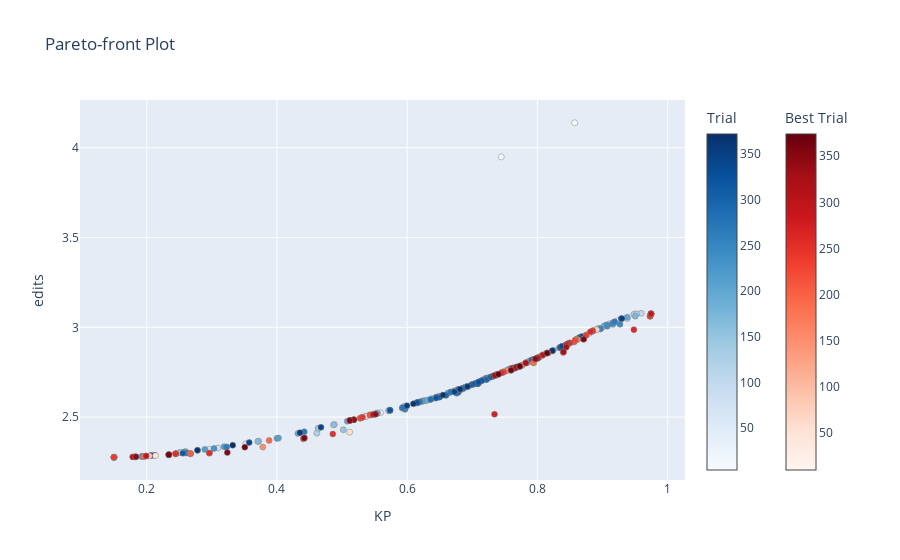

Write notebook code for a chart like this one.
### Code cell
optuna.visualization.plot_pareto_front(study, target_names=["KP", "edits"])

### Figure 1 — Plotly figure (JSON) as saved in the notebook; plotly's stock layout.template omitted (floating-point values rounded to 4 significant figures; data arrays with more than 128 entries replaced by an {"elided": "..."} marker saying what was removed)
{"data": [{"hovertemplate": "%{text}<extra>Trial</extra>", "marker": {"color": {"elided": "228 int values"}, "colorbar": {"title": {"text": "Trial"}}, "colorscale": [[0, "rgb(247,251,255)"], [0.125, "rgb(222,235,247)"], [0.25, "rgb(198,219,239)"], [0.375, "rgb(158,202,225)"], [0.5, "rgb(107,174,214)"], [0.625, "rgb(66,146,198)"], [0.75, "rgb(33,113,181)"], [0.875, "rgb(8,81,156)"], [1, "rgb(8,48,107)"]], "line": {"color": "Grey", "width": 0.5}}, "mode": "markers", "showlegend": false, "text": {"elided": "228 str values"}, "type": "scatter", "x": {"elided": "228 float values"}, "y": {"elided": "228 float values"}}, {"hovertemplate": "%{text}<extra>Best Trial</extra>", "marker": {"color": {"elided": "137 int values"}, "colorbar": {"title": {"text": "Best Trial"}, "x": 1.1, "xpad": 40}, "colorscale": [[0, "rgb(255,245,240)"], [0.125, "rgb(254,224,210)"], [0.25, "rgb(252,187,161)"], [0.375, "rgb(252,146,114)"], [0.5, "rgb(251,106,74)"], [0.625, "rgb(239,59,44)"], [0.75, "rgb(203,24,29)"], [0.875, "rgb(165,15,21)"], [1, "rgb(103,0,13)"]], "line": {"color": "Grey", "width": 0.5}}, "mode": "markers", "showlegend": false, "text": {"elided": "137 str values"}, "type": "scatter", "x": {"elided": "137 float values"}, "y": {"elided": "137 float values"}}], "layout": {"title": {"text": "Pareto-front Plot"}, "xaxis": {"title": {"text": "KP"}}, "yaxis": {"title": {"text": "edits"}}}}
